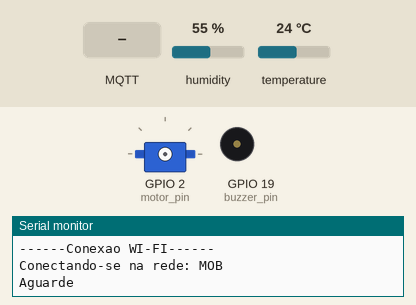
Simulated run of this sketch. Board: ESP32. On the bench: servo, buzzer (waves = sounding), the last lines printed to the serial monitor. The test bench sets the inputs (shaded band); at power-on: humidity 55 %, temperature 24 °C. WiFi joins after 1.5 s; servers stay silent unless stated; no MQTT or app messages arrive unless stated; the Firebase database answers and starts empty.

Above: at 0.1 s.
At 2.7 s:
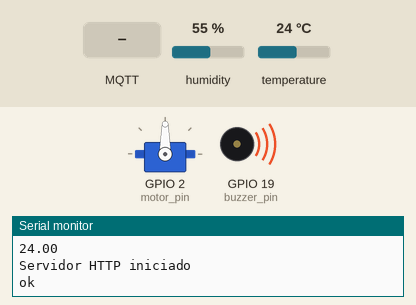
At 5.7 s:
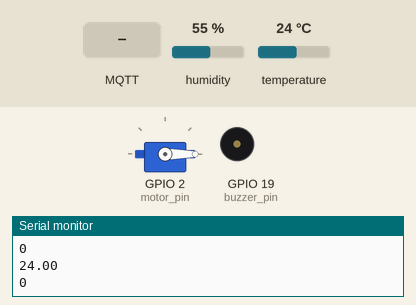
5.8 s: MQTT message "1" arrives on the first subscribed topic
7.6 s: MQTT message "on" arrives on the first subscribed topic
9.3 s: MQTT message "off" arrives on the first subscribed topic
Timing chart, 0 to 12.3 s (numbered marks = the images above; inputs shaded):
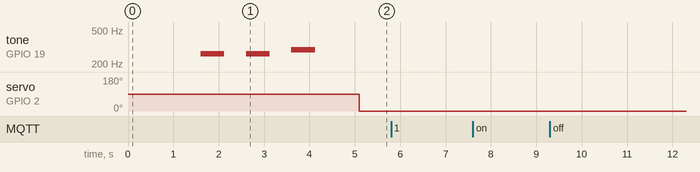

The sketch:

app.ino
```cpp
#include <WiFi.h>
#include <PubSubClient.h>
#include <Wire.h>
#include "Adafruit_SHT31.h"
#include <Servo.h>
#include <Firebase_ESP_Client.h>
//Provide the token generation process info.
#include "addons/TokenHelper.h"
//Provide the RTDB payload printing info and other helper functions.
#include "addons/RTDBHelper.h"
// Insert Firebase project API Key
#define API_KEY "AIzaSyDWtHN_PCBUulYWw3SCFAIsai0-P5iTW1o"
//Define Firebase Data object
FirebaseData fbdo;

FirebaseAuth auth;
FirebaseConfig config;

// Insert RTDB URLefine the RTDB URL */
#define DATABASE_URL "https://esp32-temp-hum-53114-default-rtdb.firebaseio.com/"
#define TOPICO_SUBSCRIBE "CELULA_ESP32_destinatario"
#define TOPICO_PUBLISH "CELULA_ESP32_remetente"
#define ID_MQTT "CELULA_ESP32_cliente_MQTT"

// Conexão à rede wifi
const char* SSID = "MOB";
const char* PASSWORD = "Nova452101";

// URL e porta do broker MQTT que deseja utilizar
const char* BROKER_MQTT = "broker.hivemq.com";
int BROKER_PORT = 1883;

// Pinos utilizados do ESP32
uint8_t SHT_pin = 21;
uint8_t motor_pin = 2;
uint8_t buzzer_pin = 19;

// Variáveis e objetos globais
WiFiClient espClient;
PubSubClient MQTT(espClient);
WiFiServer server(80);
Adafruit_SHT31 sht = Adafruit_SHT31();
Servo motor;
float temperature = 0;
float humidity = 0;
String header; // Armazena o request HTTP
String value_string = String(5); // Valor recebido para a posição do servo motor
int motor_pos = 0;
unsigned long current_time = millis();
bool signupOK = false;
unsigned long previous_time = 0;
const long timeout_time = 2000;

// Prototypes
void init_wifi(void);
void init_mqtt(void);
void setup_firebase(void);
void reconnect_wifi(void);
void mqtt_callback(char* topic, byte* payload, unsigned int length);
void mqtt_publisher(void);
void conections_verification(void);
void tone(void);
void init_buzzer(void);
void init_sht(void);
void read_stats(void);
void init_motor(void);
void init_http(void);
void http_configuration(void);

void setup() {
  Serial.begin(115200);

  init_wifi();
  init_motor();
  init_sht();
  init_mqtt();
  init_http();
  setup_firebase();
  init_buzzer();
}

void init_wifi(void) {
  delay(10);
  Serial.println("------Conexao WI-FI------");
  Serial.print("Conectando-se na rede: ");
  Serial.println(SSID);
  Serial.println("Aguarde");
  reconnect_wifi();
}

void init_mqtt(void) {
  // informa a qual broker e porta deve ser conectado
  MQTT.setServer(BROKER_MQTT, BROKER_PORT);
  /* atribui função de callback (função chamada quando qualquer informação do
  tópico subescrito chega) */
  MQTT.setCallback(mqtt_callback);
}

void mqtt_callback(char* topic, byte* payload, unsigned int length) {
  String msg;

  // obtém a string do payload recebido
  for(int i = 0; i < length; i++) {
    char c = (char)payload[i];
    msg += c;
  }

  Serial.print("[MQTT] Mensagem recebida: ");
  Serial.println(msg);
}

void mqtt_publisher() {
  char message[100];
  sprintf(message, "Temperatura: %.2f / Umidade: %.2f", temperature, humidity);
  MQTT.publish(TOPICO_PUBLISH, message);
}

void reconnect_mqtt(void) {
  while (!MQTT.connected()) {
    Serial.print("* Tentando se conectar ao Broker MQTT: ");
    Serial.println(BROKER_MQTT);
    if (MQTT.connect(ID_MQTT)) {
      Serial.println("Conectado com sucesso ao broker MQTT!");
      MQTT.subscribe(TOPICO_SUBSCRIBE);
    }
    else {
      Serial.println("Falha ao reconectar no broker.");
      Serial.println("Havera nova tentativa de conexao em 2s");
      delay(2000);
    }
  }
}

void reconnect_wifi() {
  /* se já está conectado a rede WI-FI, nada é feito.
      Caso contrário, são efetuadas tentativas de conexão */
  if (WiFi.status() == WL_CONNECTED) return;

  WiFi.begin(SSID, PASSWORD);

  while (WiFi.status() != WL_CONNECTED) {
    delay(100);
    Serial.print(".");
  }

  Serial.println();
  Serial.print("Conectado com sucesso na rede ");
  Serial.print(SSID);
  Serial.println("IP obtido: ");
  Serial.println(WiFi.localIP());
  server.begin();
}

void conections_verification() {
  reconnect_wifi();

  if (!MQTT.connected()) reconnect_mqtt();
}

void tone(char pin, int frequency, int duration){
  float period = 1000.0/frequency; //Periodo em ms
  for (int i = 0; i < duration/(period); i++){ //Executa a rotina de dentro o tanta de vezes que a frequencia desejada cabe dentro da duracao
    digitalWrite(pin, HIGH);
    delayMicroseconds(period*500); //Metade do periodo em ms
    digitalWrite(pin, LOW);
    delayMicroseconds(period*500);
  }
}

void setup_firebase() {
    /* Assign the api key (required) */
  config.api_key = API_KEY;

  /* Assign the RTDB URL (required) */
  config.database_url = DATABASE_URL;

  /* Sign up */
  if (Firebase.signUp(&config, &auth, "", "")){
    Serial.println("ok");
    signupOK = true;
  }
  else{
    Serial.printf("%s\n", config.signer.signupError.message.c_str());
  }

  /* Assign the callback function for the long running token generation task */
  config.token_status_callback = tokenStatusCallback; //see addons/TokenHelper.h

  Firebase.begin(&config, &auth);
  Firebase.reconnectWiFi(true);

}

void init_buzzer() {
  pinMode (buzzer_pin, OUTPUT);
  tone(buzzer_pin, 262, 500);
  delay(500);
  tone(buzzer_pin, 262, 500);
  delay(500);
  tone(buzzer_pin, 294, 500);
  delay(500);
}

void init_sht() {
  pinMode (SHT_pin, INPUT);

  if (! sht.begin(0x44)) {
    Serial.println("Não foi possível achar SHT31");
  }

  read_stats();
}

void read_stats() {
  temperature = sht.readTemperature(); // Obtém os valores da temperatura
  humidity = sht.readHumidity(); // Obtém os valores da umidade
  if (isnan(temperature)) {
    Serial.println("Falha na leitura da temperatura");
  }
  if (isnan(humidity)) {
    Serial.println("Falha na leitura da humidade");
  }
  Serial.println(temperature);
}

void init_motor() {
  motor.attach(motor_pin);
}

void init_http() {
  server.begin();
  Serial.println("Servidor HTTP iniciado");
}

void http_configuration() {
  if (Firebase.ready() && signupOK && (millis() - current_time > 15000 || current_time == 0)){
    current_time = millis();

    if (Firebase.RTDB.setFloat(&fbdo, "monitor/temperature", temperature)){
      Serial.println("PASSED");
      Serial.println("PATH: " + fbdo.dataPath());
      Serial.println("TYPE: " + fbdo.dataType());
    }
    else {
      Serial.println("FAILED");
      Serial.println("REASON: " + fbdo.errorReason());
    }

    if (Firebase.RTDB.setFloat(&fbdo, "monitor/humidity", humidity)){
      Serial.println("PASSED");
      Serial.println("PATH: " + fbdo.dataPath());
      Serial.println("TYPE: " + fbdo.dataType());
    }
    else {
      Serial.println("FAILED");
      Serial.println("REASON: " + fbdo.errorReason());
    }

    if (Firebase.RTDB.getInt(&fbdo, "monitor/motor", &motor_pos)){
      Serial.println("PASSED");
      Serial.println("PATH: " + fbdo.dataPath());
      Serial.println("TYPE: " + fbdo.dataType());
    }
    else {
      Serial.println("FAILED");
      Serial.println("REASON: " + fbdo.errorReason());
    }
  }
}

// Programa principal
void loop() {
  read_stats();

  conections_verification();

  /* Envia mensagem ao broker MQTT */
  mqtt_publisher();

  /* keep-alive da comunicação com broker MQTT */
  MQTT.loop();

  http_configuration();
  Serial.println(motor_pos);
  motor.write(motor_pos);

  delay(500);
}
```
